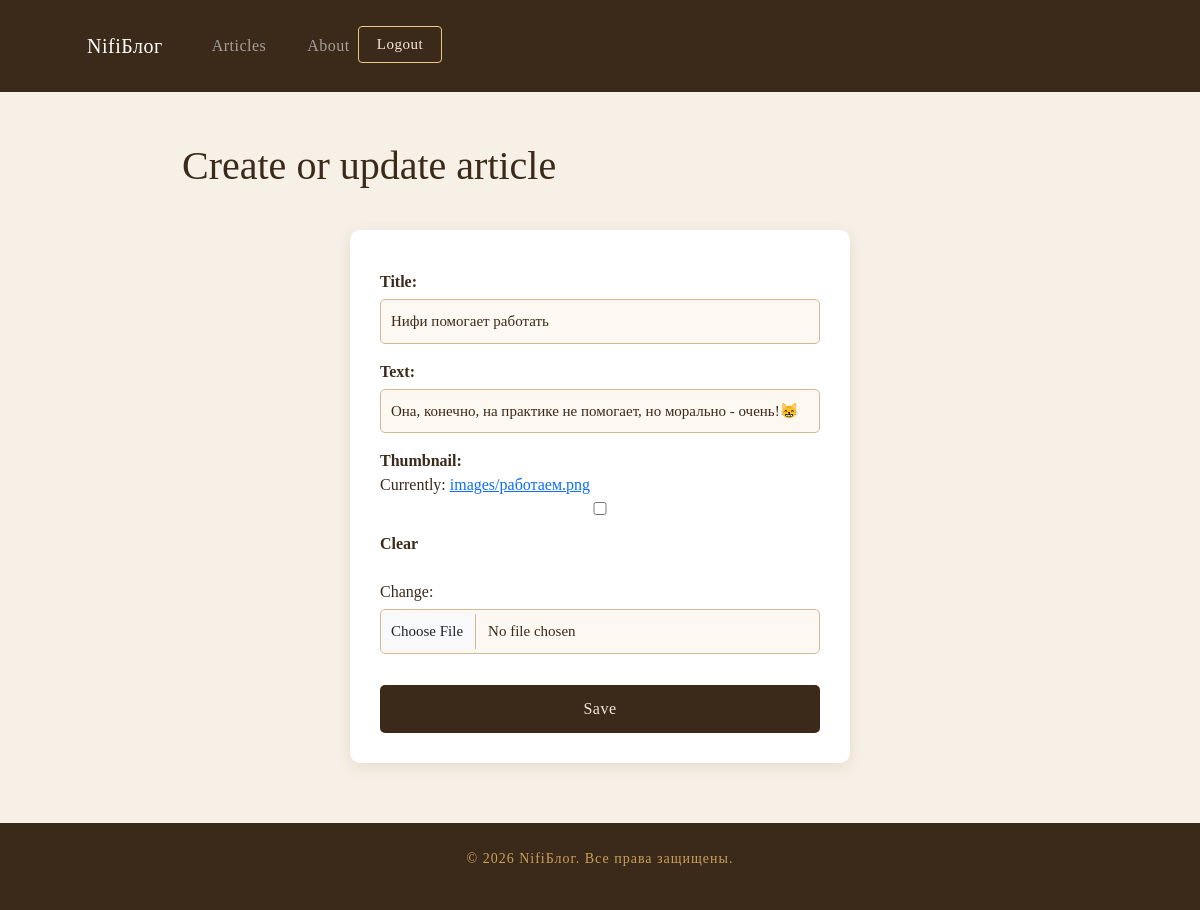
/articles/update/35zb/ (signed in), run on the app's committed database.
### articles/models.py (models this page shows, shortened)
class Article(models.Model):
    title = models.CharField(max_length=200)
    slug = models.SlugField()
    body = models.TextField()
    date = models.DateTimeField(auto_now_add=True)
    thumbnail = models.ImageField(upload_to='images/', blank=True, default='images/default.jpg')
    author = models.ForeignKey(User, default=None, null=True, on_delete=models.CASCADE)

### articles/views.py (the view)
# urls.py: path('update/<slug:slug>/', views.article_update, name='update'),
@login_required(login_url='accounts:login')
def article_update(request, slug):
    article = Article.objects.get(slug=slug)
    if request.user.id == article.author.id:
        if request.method == 'POST':
            form = forms.ArticleForm(request.POST, request.FILES, instance=article)
            if form.is_valid():
                instance = form.save(commit=False)
                instance.author = request.user
                instance.save()
                return redirect(to='articles:article_detail', slug=article.slug)
        else:
            form = forms.ArticleForm(instance=article)
        return render(request, template_name='articles/article_form.html', context={'form': form})
    return HttpResponse(content='401 Unauthorized', status=401)

### articles/forms.py
class ArticleForm(forms.ModelForm):
    class Meta:
        model = models.Article
        fields = ['title', 'body', 'thumbnail']
        labels = {
            "title": "Title",
            "body": "Text",
            "thumbnail": "Thumbnail"
        }
        widgets = {
            "title": forms.TextInput(attrs={'placeholder': 'Write article title', 'class': 'form-control mb-3'}),
            "body": forms.TextInput(attrs={'placeholder': 'Write article text', 'class': 'form-control mb-3'}),
            "thumbnail": forms.ClearableFileInput(attrs={'class': 'form-control mb-3'}),
        }

### articles/templates/articles/article_form.html (shortened to what this page needs)
{% extends "base_layout.html" %}
{% load static %}
{% block content %}
<div class="container mt-4">
    <h1>Create or update article</h1>
    <form class="form" method="post" enctype="multipart/form-data">
        {{ form }}
        <button type="submit" class="btn btn-primary">Save</button>
    </form>
</div>
{% endblock content %}

### static/css/style.css (style rules this page uses)
* { margin: 0; padding: 0; box-sizing: border-box; }
body { font-family: 'Georgia', serif; background-color: #f7f0e6; color: #3b2a1a; }
.form { max-width: 420px; margin: 50px auto; background: #fffdf8; padding: 35px; border-radius: 10px; box-shadow: 0 4px 15px rgba(80, 50, 20, 0.1); }
.form input { width: 100%; padding: 10px; border: 1px solid #d4b896; border-radius: 5px; margin-top: 5px; box-sizing: border-box; background-color: #fdf8f2; color: #3b2a1a; font-size: 15px; }
.form button { background-color: #3b2a1a; color: #f2e8d9; padding: 12px 20px; border: none; border-radius: 5px; cursor: pointer; margin-top: 15px; width: 100%; font-size: 16px; letter-spacing: 0.5px; }
.form { max-width: 500px; margin: 40px auto; background: white; padding: 30px; border-radius: 10px; box-shadow: 0 4px 15px rgba(80, 50, 20, 0.1); }
.form input, .form textarea, .form select { width: 100%; padding: 10px; border: 1px solid #d4b896; border-radius: 5px; margin-top: 5px; box-sizing: border-box; background-color: #fdf8f2; color: #3b2a1a; font-size: 15px; font-family: Georgia, serif; }
.form label { color: #3b2a1a; font-weight: bold; margin-top: 10px; display: block; }
.form button { background-color: #3b2a1a; color: #f2e8d9; padding: 12px 20px; border: none; border-radius: 5px; cursor: pointer; margin-top: 15px; width: 100%; font-size: 16px; }

### data on the page
Article: title "Нифи помогает работать", body "Она, конечно, на практике не помогает, но морально - очень!😸"
